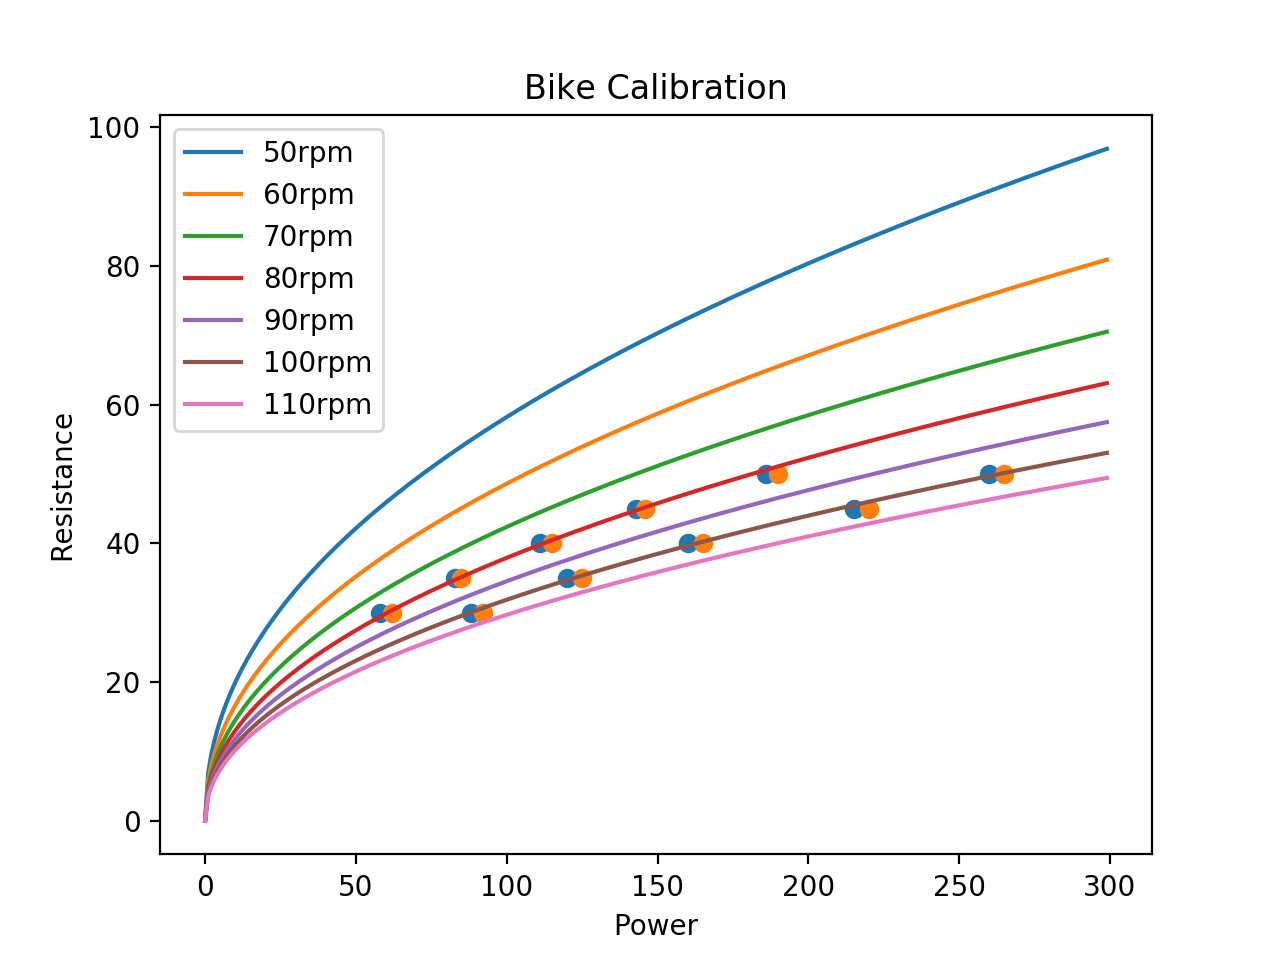

Python code for this plot:
import numpy as np
import matplotlib.pyplot as plt

knownPtsCadence    = [100, 100, 100, 100, 100,  80,  80,  80,  80,  80]
knownPtsResistance = [ 30,  35,  40,  45,  50,  30,  35,  40,  45,  50]
knownPtsPowerMin   = [ 88, 120, 160, 215, 260,  58,  83, 111, 143, 186]
knownPtsPowerMax   = [ 92, 125, 165, 220, 265,  62,  85, 115, 146, 190]

plt.scatter(knownPtsPowerMin, knownPtsResistance)
plt.scatter(knownPtsPowerMax, knownPtsResistance)

xlist = np.arange(0,300)
for cadence in range (50,111,10):
    # Option 1: https://www.reddit.com/r/pelotoncycle/comments/gwpyfw/diy_peloton_resistance_output/
    # $Resistance = (145*($Power/(11.29*  ($Cadence-22.5)^1.25)  )^(.4651))
    ylist = (145*pow(xlist/(11.29*pow((cadence-22.5),1.25)),(.4651)))
    # Option 2: https://www.reddit.com/r/pelotoncycle/comments/b0bulz/how_the_peloton_bike_calculates_output_and_speed/
    # Resistance = 100 * Output / (2.5*24*(cadence-35))
    zlist = 100 * xlist / (2.5*24*(cadence-35))
    plt.plot(xlist,ylist, label='%drpm' % (cadence))
    #plt.plot(xlist,zlist)
plt.xlabel("Power")
plt.ylabel("Resistance")
plt.title('Bike Calibration')
plt.legend()
plt.show()
